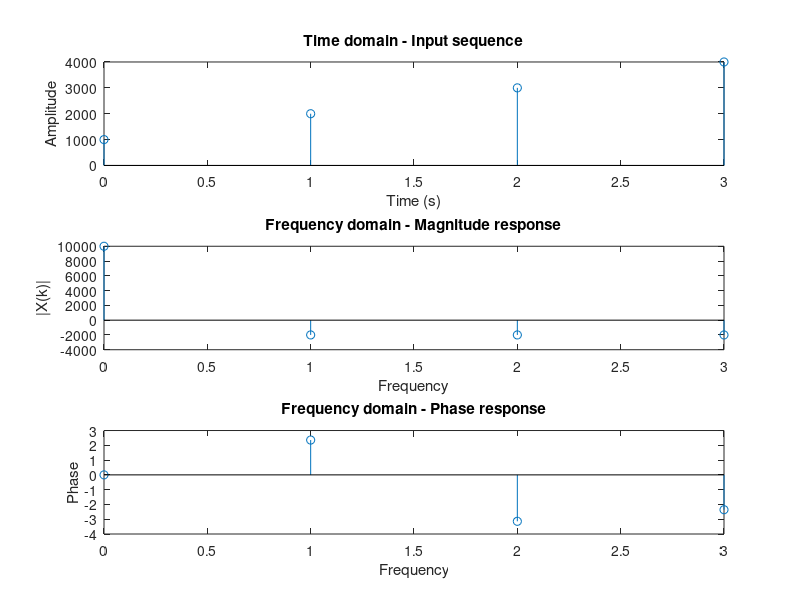

MATLAB code for this plot:
%x = [2 3 -1 4];
x=[1000 2000 3000 4000];
N = length(x);
X = zeros(4,1);
Y = zeros(4,1);
for k = 0:N-1
    for n = 0:N-1
        Y(k+1) = Y(k+1) + x(n+1)*exp(-j*pi/2*n*k);
       X(k+1) = X(k+1) + x(n+1)*(cos((pi/2)*n*k)-j*sin((pi/2)*n*k));
    end
end
%fft(x)
t = 0:N-1;
subplot(311)
stem(t,x);
xlabel('Time (s)');
ylabel('Amplitude');
title('Time domain - Input sequence')

subplot(312)
stem(t,X);
xlabel('Frequency');
ylabel('|X(k)|');
title('Frequency domain - Magnitude response')

subplot(313)
stem(t,angle(X));
xlabel('Frequency');
ylabel('Phase');
title('Frequency domain - Phase response')

X         % to check |X(k)|
angle(X)  % to check phase